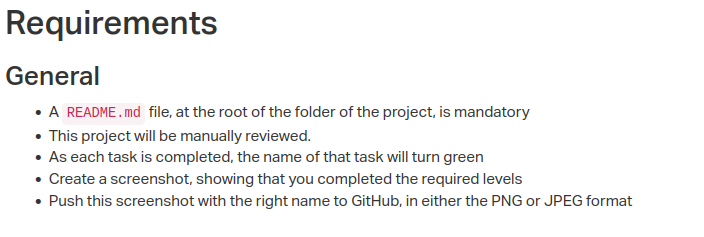
#> input picture 100DaysCodingPython/DAY_41/shot.png, 704 x 237 px, found by its file name
$ python main.py
#> lines starting #> are read from the running program, lines starting #| are printed output that depends on the picture
from PIL import Image, ImageFilter

img = Image.open('./DAY_41/shot.png')
#> img is the input picture: PIL image 704x237 RGBA; mean R, G, B, A 243.9, 243.6, 243.7, 255

# filterImage = img.filter(ImageFilter.BLUR)

filterImage = img.convert('L')
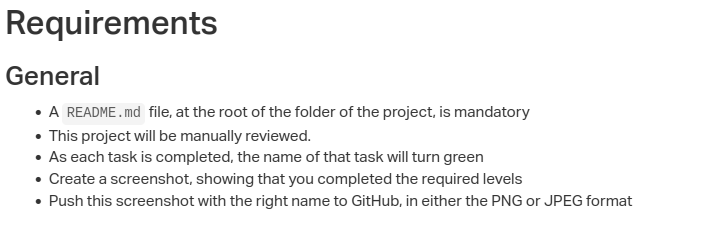
#> filterImage: PIL image 704x237 L; min 51, max 255, mean 243.7

filterImage.save("b.png","png")

# filterImage.show()

# crk = filterImage.rotate(90)
# crk.show()
crop = filterImage.resize((20,20))
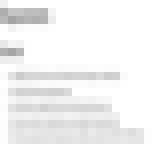
#> crop: PIL image 20x20 L (shown 8 times larger); min 164, max 255, mean 243.4

crop.show()
